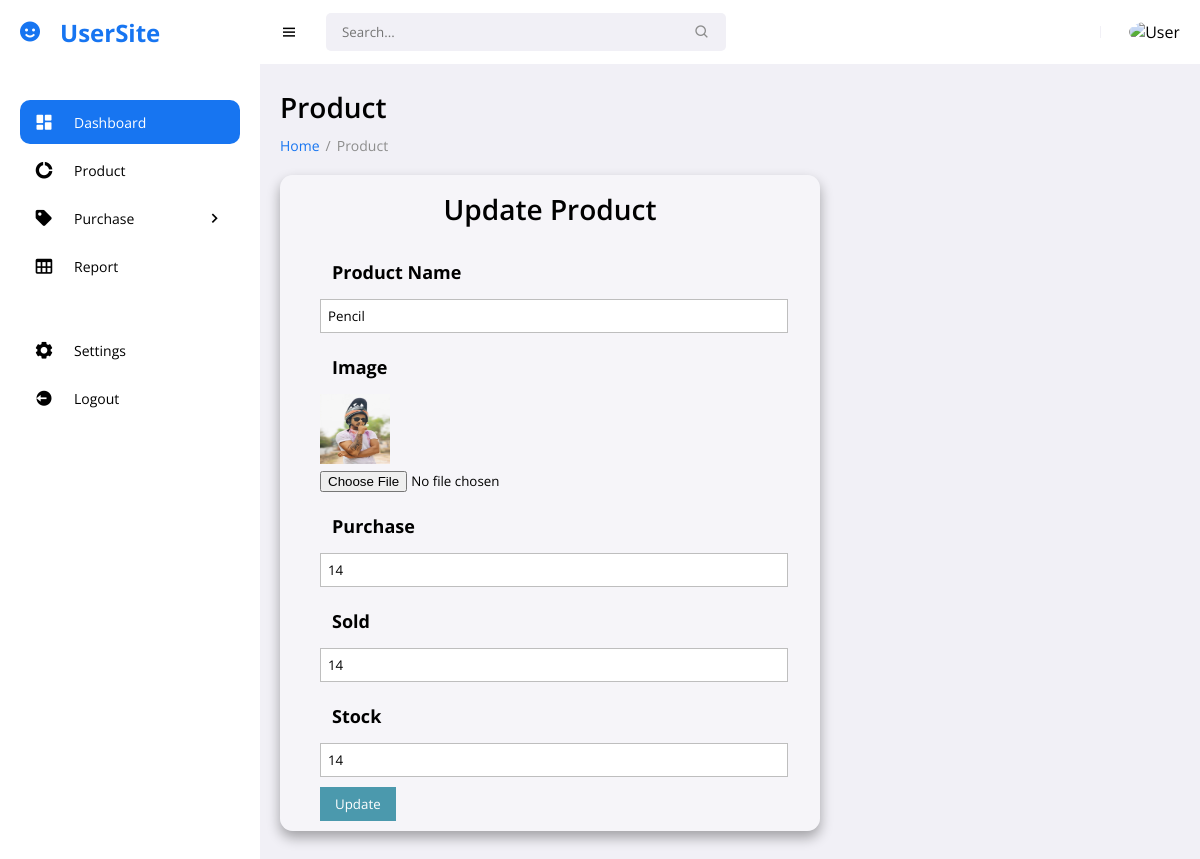
Page /updateproduct.php?id=25 (signed in) on the committed database.
### tables this page shows
CREATE TABLE `product` (
  `product_id` int(11) NOT NULL,
  `product_name` varchar(255) NOT NULL,
  `product_bought` int(255) NOT NULL,
  `product_sold` int(255) NOT NULL,
  `product_stock` int(255) NOT NULL,
  `product_image` varchar(255) NOT NULL
);

### updateproduct.php (the view, shortened to what this page needs)
<!DOCTYPE html>
<html lang="en">
<head>
	<link href='https://unpkg.com/boxicons@2.0.9/css/boxicons.min.css' rel='stylesheet'>
	<link rel="stylesheet" href="assets/css/style.css">
	<link rel="stylesheet" href="assets/css/add.css">
</head>
<body>
<?php
    include 'includes/connection.php';
    $id = $_GET['id'];
    $select = "SELECT * FROM product WHERE product_id='$id'";
    $data=mysqli_query($con,$select);
    while($row= mysqli_fetch_array($data)){
        $name = $row['product_name'];
        $bought = $row['product_bought'];
        $sold = $row['product_sold'];
        $stock = $row['product_stock'];
        $image = $row['product_image'];
    }
?>
	<section id="sidebar">
		<?php
			if($_SESSION['user_type'] == 1){
				include 'layouts/user_menu.php';
			}
			else{
				include 'layouts/admin_menu.php';
			}
		?>
    <main >
    <h1 class="title">Product</h1>
    <ul class="breadcrumbs">
        <li><a href="index.php">Home</a></li>
        <li class="divider">/</li>
        <li><a href="product.php" class="active">Product</a></li>
    </ul>
  <div class="add-form">
      <div class="form-container">
        <form action="" method="POST" enctype="multipart/form-data">
        <div class="title">Update Product
          </div>
        <ul class="form-style">
                <li>
                    <label>Product Name</label>
                    <input type="text" name="name" class="field" value="<?php echo $name ;?>">
                </li>
                <li>
                    <label>Image</label>
                    <img src="<?php echo "images/".$image; ?>"  height="70px" width="70px">
                    <input type="file" name="image" class="field-img">
                </li>
                <li>
                    <label>Purchase </label>
                    <input type="number" name="bought" class="field" value="<?php  echo $bought; ?>"></li>
                <li>
                    <label>Sold </label>
                    <input type="number" name="sold" class="field" value="<?php  echo $sold; ?>">
                </li>
                <li>
                    <label>Stock</label>
                    <input type="number" name="stock" class="field" value="<?php  echo $stock; ?>">
                </li>
                <li>
                    <input type="submit" value="Update" name="update">
                </li>
            </ul>
        </form>
      </div>
  </div>
  </main>
  </section>
</body>
</html>

### assets/css/style.css (style rules this page uses)
* { font-family: 'Open Sans', sans-serif; margin: 0; padding: 0; box-sizing: border-box; }
:root { --grey: #F1F0F6; --dark-grey: #8D8D8D; --light: #fff; --dark: #000; --green: #81D43A; --light-green: #E3FFCB; --blue: #1775F1; --light-blue: #D0E4FF; --dark-blue: #0C5FCD; --red: #FC3B56; --hue: 240; --first-color: hsl(var(--hue), 16%, 18%); --title-color: hsl(var(--hue), 8%, 15%); --text-color: hsl(var(--hue), 8%, 35%); --body-color: hsl(var(--hue), 100%, 99%); --container-color: #FFF; --z-modal: 1000; }
body { background: var(--grey); overflow-x: hidden; }
a { text-decoration: none; }
li { list-style: none; }
#sidebar { position: fixed; max-width: 260px; width: 100%; background: var(--light); top: 0; left: 0; height: 100%; overflow-y: auto; scrollbar-width: none; transition: all .3s ease; z-index: 200; }
main { width: 100%; padding: 24px 20px 20px 20px; }
main .title { font-size: 28px; font-weight: 600; margin-bottom: 10px; }
main .breadcrumbs { display: flex; grid-gap: 6px; }
main .breadcrumbs li, main .breadcrumbs li a { font-size: 14px; }
main .breadcrumbs li a { color: var(--blue); }
main .breadcrumbs li a.active, main .breadcrumbs li.divider { color: var(--dark-grey); pointer-events: none; }

### assets/css/add.css (style rules this page uses)
.form-container { width: 60%; background-color: #fff5; box-shadow: 0 .4rem .8rem #0005; border-radius: .8rem; margin-top: 20px; }
.form-container form { align-items: left; }
.form-container form .title { display: flex; align-items: center; justify-content: center; padding-top: 15px; }
.form-style { margin:20px auto; max-width: 500px; padding: 0 12px 10px 20px; }
.form-style li { padding: 0; display: block; list-style: none; margin: 10px 0 0 0; }
.form-style label { margin:0 0 3px 0; padding:12px; display:block; font-weight: bold; font-size: 18px; }
.form-style input[type=text], .form-style input[type=number] { box-sizing: border-box; border:1px solid #BEBEBE; padding: 7px; margin:0px; outline: none; }
.form-style .field { width: 100%; }
.form-style .field-img { width: 100%; }
.form-style input[type=submit] { background: #4B99AD; padding: 8px 15px 8px 15px; border: none; color: #fff; }

### rows in the picture
product: name "Pencil", product_image (picture), bought "14", sold "14", stock "14"
